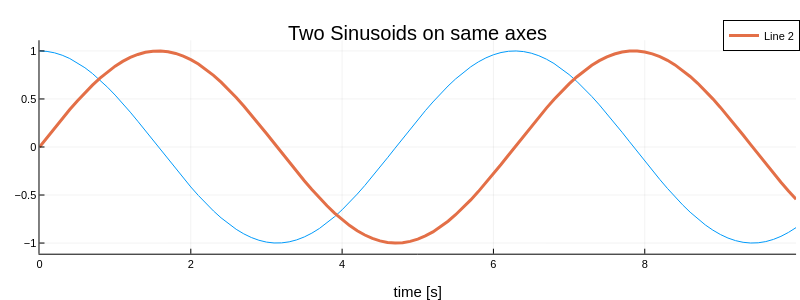

Here is the notebook cell this chart was saved with:
### Code cell
# Add another plot on same axes using plot!()
z=sin.(t);  
plot!(t,z, title = "Two Sinusoids on same axes", label = "Line 2", linewidth = 3);
xlabel!("time [s]");  # One can also add pamaeters afterwards (use the "!" to add)
display(fig1);

### Figure 1 — Plotly figure (JSON) as saved in the notebook; plotly's stock layout.template omitted (floating-point values rounded to 4 significant figures)
{"data": [{"colorbar": {"len": 0.821, "title": "", "x": 0.9951, "y": 0.5116}, "legendgroup": "", "line": {"color": "rgba(0, 154, 250, 1.000)", "dash": "solid", "shape": "linear", "width": 1}, "mode": "lines", "name": "", "showlegend": false, "type": "scatter", "x": [0, 0.1, 0.2, 0.3, 0.4, 0.5, 0.6, 0.7, 0.8, 0.9, 1, 1.1, 1.2, 1.3, 1.4, 1.5, 1.6, 1.7, 1.8, 1.9, 2, 2.1, 2.2, 2.3, 2.4, 2.5, 2.6, 2.7, 2.8, 2.9, 3, 3.1, 3.2, 3.3, 3.4, 3.5, 3.6, 3.7, 3.8, 3.9, 4, 4.1, 4.2, 4.3, 4.4, 4.5, 4.6, 4.7, 4.8, 4.9, 5, 5.1, 5.2, 5.3, 5.4, 5.5, 5.6, 5.7, 5.8, 5.9, 6, 6.1, 6.2, 6.3, 6.4, 6.5, 6.6, 6.7, 6.8, 6.9, 7, 7.1, 7.2, 7.3, 7.4, 7.5, 7.6, 7.7, 7.8, 7.9, 8, 8.1, 8.2, 8.3, 8.4, 8.5, 8.6, 8.7, 8.8, 8.9, 9, 9.1, 9.2, 9.3, 9.4, 9.5, 9.6, 9.7, 9.8, 9.9, 10], "xaxis": "x", "y": [1, 0.995, 0.9801, 0.9553, 0.9211, 0.8776, 0.8253, 0.7648, 0.6967, 0.6216, 0.5403, 0.4536, 0.3624, 0.2675, 0.17, 0.07074, -0.0292, -0.1288, -0.2272, -0.3233, -0.4161, -0.5048, -0.5885, -0.6663, -0.7374, -0.8011, -0.8569, -0.9041, -0.9422, -0.971, -0.99, -0.9991, -0.9983, -0.9875, -0.9668, -0.9365, -0.8968, -0.8481, -0.791, -0.7259, -0.6536, -0.5748, -0.4903, -0.4008, -0.3073, -0.2108, -0.1122, -0.01239, 0.0875, 0.1865, 0.2837, 0.378, 0.4685, 0.5544, 0.6347, 0.7087, 0.7756, 0.8347, 0.8855, 0.9275, 0.9602, 0.9833, 0.9965, 0.9999, 0.9932, 0.9766, 0.9502, 0.9144, 0.8694, 0.8157, 0.7539, 0.6845, 0.6084, 0.5261, 0.4385, 0.3466, 0.2513, 0.1534, 0.05396, -0.046, -0.1455, -0.2435, -0.3392, -0.4314, -0.5193, -0.602, -0.6787, -0.7486, -0.8111, -0.8654, -0.9111, -0.9477, -0.9748, -0.9922, -0.9997, -0.9972, -0.9847, -0.9624, -0.9304, -0.8892, -0.8391], "yaxis": "y"}, {"colorbar": {"len": 0.821, "title": "", "x": 0.9951, "y": 0.5116}, "legendgroup": "Line 2", "line": {"color": "rgba(227, 111, 71, 1.000)", "dash": "solid", "shape": "linear", "width": 3}, "mode": "lines", "name": "Line 2", "showlegend": true, "type": "scatter", "x": [0, 0.1, 0.2, 0.3, 0.4, 0.5, 0.6, 0.7, 0.8, 0.9, 1, 1.1, 1.2, 1.3, 1.4, 1.5, 1.6, 1.7, 1.8, 1.9, 2, 2.1, 2.2, 2.3, 2.4, 2.5, 2.6, 2.7, 2.8, 2.9, 3, 3.1, 3.2, 3.3, 3.4, 3.5, 3.6, 3.7, 3.8, 3.9, 4, 4.1, 4.2, 4.3, 4.4, 4.5, 4.6, 4.7, 4.8, 4.9, 5, 5.1, 5.2, 5.3, 5.4, 5.5, 5.6, 5.7, 5.8, 5.9, 6, 6.1, 6.2, 6.3, 6.4, 6.5, 6.6, 6.7, 6.8, 6.9, 7, 7.1, 7.2, 7.3, 7.4, 7.5, 7.6, 7.7, 7.8, 7.9, 8, 8.1, 8.2, 8.3, 8.4, 8.5, 8.6, 8.7, 8.8, 8.9, 9, 9.1, 9.2, 9.3, 9.4, 9.5, 9.6, 9.7, 9.8, 9.9, 10], "xaxis": "x", "y": [0, 0.09983, 0.1987, 0.2955, 0.3894, 0.4794, 0.5646, 0.6442, 0.7174, 0.7833, 0.8415, 0.8912, 0.932, 0.9636, 0.9854, 0.9975, 0.9996, 0.9917, 0.9738, 0.9463, 0.9093, 0.8632, 0.8085, 0.7457, 0.6755, 0.5985, 0.5155, 0.4274, 0.335, 0.2392, 0.1411, 0.04158, -0.05837, -0.1577, -0.2555, -0.3508, -0.4425, -0.5298, -0.6119, -0.6878, -0.7568, -0.8183, -0.8716, -0.9162, -0.9516, -0.9775, -0.9937, -0.9999, -0.9962, -0.9825, -0.9589, -0.9258, -0.8835, -0.8323, -0.7728, -0.7055, -0.6313, -0.5507, -0.4646, -0.3739, -0.2794, -0.1822, -0.08309, 0.01681, 0.1165, 0.2151, 0.3115, 0.4048, 0.4941, 0.5784, 0.657, 0.729, 0.7937, 0.8504, 0.8987, 0.938, 0.9679, 0.9882, 0.9985, 0.9989, 0.9894, 0.9699, 0.9407, 0.9022, 0.8546, 0.7985, 0.7344, 0.663, 0.5849, 0.501, 0.4121, 0.3191, 0.2229, 0.1245, 0.02478, -0.07515, -0.1743, -0.2718, -0.3665, -0.4575, -0.544], "yaxis": "y"}], "layout": {"annotations": [{"font": {"color": "rgba(0, 0, 0, 1.000)", "family": "sans-serif", "size": 20}, "rotation": 0, "showarrow": false, "text": "Two Sinusoids on same axes", "x": 0.5222, "xanchor": "center", "xref": "paper", "y": 1, "yanchor": "top", "yref": "paper"}], "height": 300, "legend": {"bgcolor": "rgba(255, 255, 255, 1.000)", "bordercolor": "rgba(0, 0, 0, 1.000)", "borderwidth": 1, "font": {"color": "rgba(0, 0, 0, 1.000)", "family": "sans-serif", "size": 11}, "title": {"font": {"color": "rgba(0, 0, 0, 1.000)", "family": "sans-serif", "size": 15}, "text": ""}, "tracegroupgap": 0, "traceorder": "normal", "x": 1, "xanchor": "auto", "y": 1, "yanchor": "auto"}, "margin": {"b": 20, "l": 0, "r": 0, "t": 20}, "paper_bgcolor": "rgba(255, 255, 255, 1.000)", "plot_bgcolor": "rgba(255, 255, 255, 1.000)", "showlegend": true, "width": 800, "xaxis": {"anchor": "y", "domain": [0.04937, 0.9951], "gridcolor": "rgba(0, 0, 0, 0.100)", "gridwidth": 0.5, "linecolor": "rgba(0, 0, 0, 1.000)", "mirror": false, "showgrid": true, "showline": true, "showticklabels": true, "tickangle": 0, "tickcolor": "rgb(0, 0, 0)", "tickfont": {"color": "rgba(0, 0, 0, 1.000)", "family": "sans-serif", "size": 11}, "ticks": "inside", "title": "time [s]", "titlefont": {"color": "rgba(0, 0, 0, 1.000)", "family": "sans-serif", "size": 15}, "type": "-", "visible": true, "zeroline": false, "zerolinecolor": "rgba(0, 0, 0, 1.000)"}, "yaxis": {"anchor": "x", "domain": [0.1011, 0.9221], "gridcolor": "rgba(0, 0, 0, 0.100)", "gridwidth": 0.5, "linecolor": "rgba(0, 0, 0, 1.000)", "mirror": false, "showgrid": true, "showline": true, "showticklabels": true, "tickangle": 0, "tickcolor": "rgb(0, 0, 0)", "tickfont": {"color": "rgba(0, 0, 0, 1.000)", "family": "sans-serif", "size": 11}, "ticks": "inside", "title": "", "titlefont": {"color": "rgba(0, 0, 0, 1.000)", "family": "sans-serif", "size": 15}, "type": "-", "visible": true, "zeroline": false, "zerolinecolor": "rgba(0, 0, 0, 1.000)"}}}
